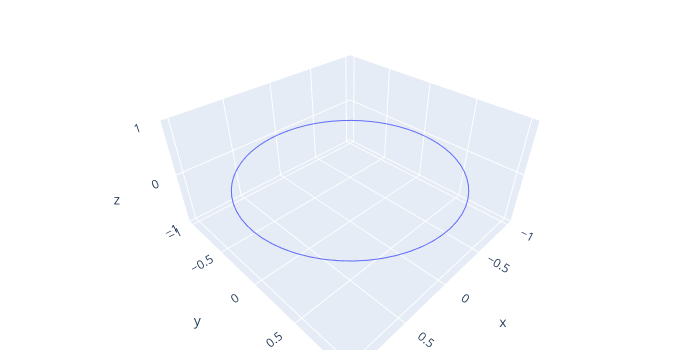

Notebook source saved alongside this figure:
### Code cell
plot_phase_portrait_3d(hopf3d, [1 0 0], 0:0.1:T)
